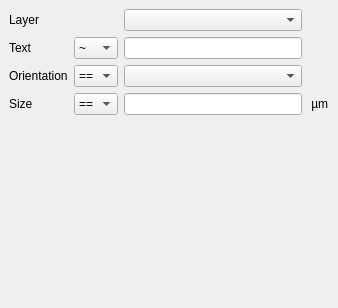
<ui version="4.0" >
 <class>SearchPropertiesText</class>
 <widget class="QWidget" name="SearchPropertiesText" >
  <property name="geometry" >
   <rect>
    <x>0</x>
    <y>0</y>
    <width>338</width>
    <height>308</height>
   </rect>
  </property>
  <property name="windowTitle" >
   <string>Form</string>
  </property>
  <layout class="QGridLayout" >
   <property name="margin" >
    <number>9</number>
   </property>
   <property name="spacing" >
    <number>6</number>
   </property>
   <item row="0" column="0" >
    <widget class="QLabel" name="label_20" >
     <property name="text" >
      <string>Layer</string>
     </property>
    </widget>
   </item>
   <item row="3" column="0" >
    <widget class="QLabel" name="label_24" >
     <property name="text" >
      <string>Size</string>
     </property>
    </widget>
   </item>
   <item row="3" column="2" >
    <widget class="QLineEdit" name="text_size_value" />
   </item>
   <item row="0" column="2" >
    <widget class="lay::LayerSelectionComboBox" name="text_layer" />
   </item>
   <item row="1" column="1" >
    <widget class="QComboBox" name="text_string_op" >
     <item>
      <property name="text" >
       <string>~</string>
      </property>
     </item>
     <item>
      <property name="text" >
       <string>!~</string>
      </property>
     </item>
    </widget>
   </item>
   <item row="1" column="2" >
    <widget class="QLineEdit" name="text_string_value" />
   </item>
   <item row="2" column="2" >
    <widget class="QComboBox" name="text_orientation_value" >
     <item>
      <property name="text" >
       <string/>
      </property>
     </item>
     <item>
      <property name="text" >
       <string>R0</string>
      </property>
      <property name="icon" >
       <iconset resource="layResources.qrc" >:/r0.png</iconset>
      </property>
     </item>
     <item>
      <property name="text" >
       <string>R90</string>
      </property>
      <property name="icon" >
       <iconset resource="layResources.qrc" >:/r90.png</iconset>
      </property>
     </item>
     <item>
      <property name="text" >
       <string>R180</string>
      </property>
      <property name="icon" >
       <iconset resource="layResources.qrc" >:/r180.png</iconset>
      </property>
     </item>
     <item>
      <property name="text" >
       <string>R270</string>
      </property>
      <property name="icon" >
       <iconset resource="layResources.qrc" >:/r270.png</iconset>
      </property>
     </item>
     <item>
      <property name="text" >
       <string>M0</string>
      </property>
      <property name="icon" >
       <iconset resource="layResources.qrc" >:/m0.png</iconset>
      </property>
     </item>
     <item>
      <property name="text" >
       <string>M45</string>
      </property>
      <property name="icon" >
       <iconset resource="layResources.qrc" >:/m45.png</iconset>
      </property>
     </item>
     <item>
      <property name="text" >
       <string>M90</string>
      </property>
      <property name="icon" >
       <iconset resource="layResources.qrc" >:/m90.png</iconset>
      </property>
     </item>
     <item>
      <property name="text" >
       <string>M135</string>
      </property>
      <property name="icon" >
       <iconset resource="layResources.qrc" >:/m135.png</iconset>
      </property>
     </item>
    </widget>
   </item>
   <item row="3" column="1" >
    <widget class="QComboBox" name="text_size_op" >
     <item>
      <property name="text" >
       <string>==</string>
      </property>
     </item>
     <item>
      <property name="text" >
       <string>!=</string>
      </property>
     </item>
     <item>
      <property name="text" >
       <string>&lt;</string>
      </property>
     </item>
     <item>
      <property name="text" >
       <string>&lt;=</string>
      </property>
     </item>
     <item>
      <property name="text" >
       <string>></string>
      </property>
     </item>
     <item>
      <property name="text" >
       <string>>=</string>
      </property>
     </item>
    </widget>
   </item>
   <item row="1" column="0" >
    <widget class="QLabel" name="label_23" >
     <property name="text" >
      <string>Text</string>
     </property>
    </widget>
   </item>
   <item row="2" column="0" >
    <widget class="QLabel" name="label_25" >
     <property name="text" >
      <string>Orientation</string>
     </property>
    </widget>
   </item>
   <item row="2" column="1" >
    <widget class="QComboBox" name="text_orientation_op" >
     <item>
      <property name="text" >
       <string>==</string>
      </property>
     </item>
     <item>
      <property name="text" >
       <string>!=</string>
      </property>
     </item>
    </widget>
   </item>
   <item row="3" column="3" >
    <widget class="QLabel" name="label" >
     <property name="text" >
      <string> µm</string>
     </property>
    </widget>
   </item>
   <item row="4" column="0" colspan="4" >
    <spacer>
     <property name="orientation" >
      <enum>Qt::Vertical</enum>
     </property>
     <property name="sizeHint" >
      <size>
       <width>200</width>
       <height>101</height>
      </size>
     </property>
    </spacer>
   </item>
  </layout>
 </widget>
 <customwidgets>
  <customwidget>
   <class>lay::LayerSelectionComboBox</class>
   <extends>QComboBox</extends>
   <header>layWidgets.h</header>
  </customwidget>
 </customwidgets>
 <tabstops>
  <tabstop>text_layer</tabstop>
  <tabstop>text_string_op</tabstop>
  <tabstop>text_string_value</tabstop>
  <tabstop>text_orientation_op</tabstop>
  <tabstop>text_orientation_value</tabstop>
  <tabstop>text_size_op</tabstop>
  <tabstop>text_size_value</tabstop>
 </tabstops>
 <resources/>
 <connections/>
</ui>
